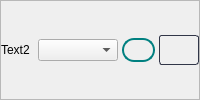
             <widget class="QFrame" name="text2_5">
              <property name="maximumSize">
               <size>
                <width>16777215</width>
                <height>16777215</height>
               </size>
              </property>
              <property name="frameShape">
               <enum>QFrame::StyledPanel</enum>
              </property>
              <property name="frameShadow">
               <enum>QFrame::Raised</enum>
              </property>
              <layout class="QHBoxLayout" name="horizontalLayout_30">
               <property name="spacing">
                <number>4</number>
               </property>
               <property name="leftMargin">
                <number>0</number>
               </property>
               <property name="topMargin">
                <number>0</number>
               </property>
               <property name="rightMargin">
                <number>0</number>
               </property>
               <property name="bottomMargin">
                <number>0</number>
               </property>
               <item>
                <widget class="QLabel" name="text2_6">
                 <property name="minimumSize">
                  <size>
                   <width>0</width>
                   <height>0</height>
                  </size>
                 </property>
                 <property name="maximumSize">
                  <size>
                   <width>70</width>
                   <height>16777215</height>
                  </size>
                 </property>
                 <property name="text">
                  <string>Text2</string>
                 </property>
                </widget>
               </item>
               <item>
                <widget class="QComboBox" name="changeSelectedColor_22">
                 <property name="minimumSize">
                  <size>
                   <width>80</width>
                   <height>0</height>
                  </size>
                 </property>
                 <property name="maximumSize">
                  <size>
                   <width>80</width>
                   <height>16777215</height>
                  </size>
                 </property>
                </widget>
               </item>
               <item>
                <widget class="QLabel" name="selectedColor_22">
                 <property name="minimumSize">
                  <size>
                   <width>0</width>
                   <height>24</height>
                  </size>
                 </property>
                 <property name="maximumSize">
                  <size>
                   <width>50</width>
                   <height>24</height>
                  </size>
                 </property>
                 <property name="styleSheet">
                  <string notr="true">QLabel{
	border: 2px solid teal;
	border-radius: 12px;
}</string>
                 </property>
                 <property name="text">
                  <string/>
                 </property>
                </widget>
               </item>
               <item>
                <widget class="QPushButton" name="colorPicker_22">
                 <property name="minimumSize">
                  <size>
                   <width>40</width>
                   <height>30</height>
                  </size>
                 </property>
                 <property name="maximumSize">
                  <size>
                   <width>40</width>
                   <height>30</height>
                  </size>
                 </property>
                 <property name="cursor">
                  <cursorShape>PointingHandCursor</cursorShape>
                 </property>
                 <property name="styleSheet">
                  <string notr="true">QPushButton { 
	   border: 1px  solid  rgb(49, 54, 72);
	border-radius: 3px;
 background: qlineargradient(x1: 0, y1: 0, x2: 0, y2: 1,
                                stop: 0 #13161f, stop: 0.4 #161924,
                                stop: 0.5 #171c26, stop: 1.0 #1b202c);
}

QPushButton:hover{
	background:rgb(62, 62, 62);
	border-radius: 3px;
}</string>
                 </property>
                 <property name="text">
                  <string/>
                 </property>
                
                </widget>
               </item>
              </layout>
             </widget>
